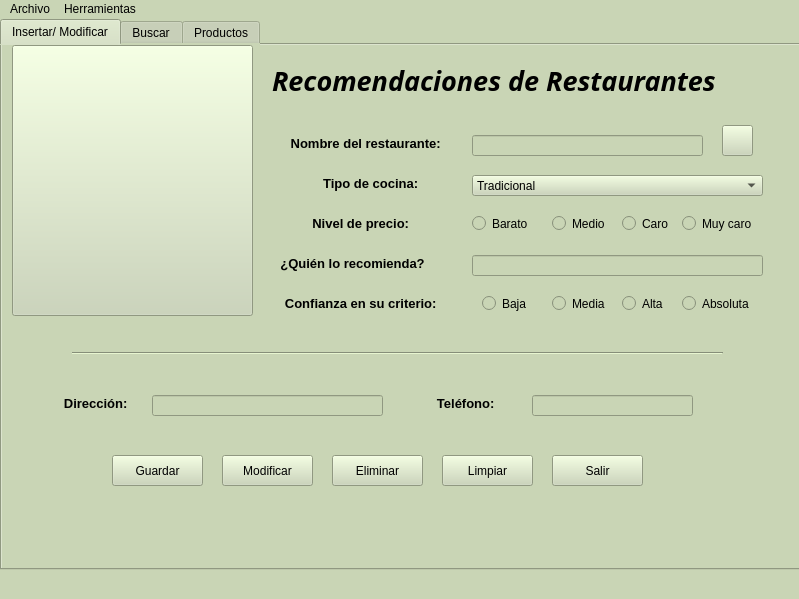
<?xml version="1.0" encoding="UTF-8"?>
<ui version="4.0">
 <class>Proxecto1</class>
 <widget class="QMainWindow" name="Proxecto1">
  <property name="geometry">
   <rect>
    <x>0</x>
    <y>0</y>
    <width>799</width>
    <height>599</height>
   </rect>
  </property>
  <property name="windowTitle">
   <string>Proxecto1</string>
  </property>
  <property name="styleSheet">
   <string notr="true">background-color:#C9D5B5</string>
  </property>
  <widget class="QWidget" name="centralwidget">
   <widget class="QTabWidget" name="tabWidget">
    <property name="geometry">
     <rect>
      <x>0</x>
      <y>0</y>
      <width>821</width>
      <height>551</height>
     </rect>
    </property>
    <property name="styleSheet">
     <string notr="true"/>
    </property>
    <property name="currentIndex">
     <number>0</number>
    </property>
    <property name="iconSize">
     <size>
      <width>50</width>
      <height>50</height>
     </size>
    </property>
    <widget class="QWidget" name="tabInsertar">
     <attribute name="title">
      <string>Insertar/ Modificar</string>
     </attribute>
     <widget class="QPushButton" name="altaRest">
      <property name="geometry">
       <rect>
        <x>110</x>
        <y>410</y>
        <width>91</width>
        <height>31</height>
       </rect>
      </property>
      <property name="text">
       <string>Guardar</string>
      </property>
      <property name="icon">
       <iconset>
        <normaloff>../RecomendacionsRestaurantes/guardar.jpg</normaloff>../RecomendacionsRestaurantes/guardar.jpg</iconset>
      </property>
     </widget>
     <widget class="QPushButton" name="salir_2">
      <property name="geometry">
       <rect>
        <x>550</x>
        <y>410</y>
        <width>91</width>
        <height>31</height>
       </rect>
      </property>
      <property name="text">
       <string>Salir</string>
      </property>
      <property name="icon">
       <iconset>
        <normaloff>../RecomendacionsRestaurantes/salir.jpg</normaloff>../RecomendacionsRestaurantes/salir.jpg</iconset>
      </property>
     </widget>
     <widget class="QPushButton" name="modificar">
      <property name="geometry">
       <rect>
        <x>220</x>
        <y>410</y>
        <width>91</width>
        <height>31</height>
       </rect>
      </property>
      <property name="text">
       <string>Modificar</string>
      </property>
      <property name="icon">
       <iconset>
        <normaloff>../RecomendacionsRestaurantes/modificar.png</normaloff>../RecomendacionsRestaurantes/modificar.png</iconset>
      </property>
     </widget>
     <widget class="QPushButton" name="eliminar">
      <property name="geometry">
       <rect>
        <x>330</x>
        <y>410</y>
        <width>91</width>
        <height>31</height>
       </rect>
      </property>
      <property name="text">
       <string>Eliminar</string>
      </property>
      <property name="icon">
       <iconset>
        <normaloff>../RecomendacionsRestaurantes/eliminar.png</normaloff>../RecomendacionsRestaurantes/eliminar.png</iconset>
      </property>
     </widget>
     <widget class="QPushButton" name="limpiar">
      <property name="geometry">
       <rect>
        <x>440</x>
        <y>410</y>
        <width>91</width>
        <height>31</height>
       </rect>
      </property>
      <property name="text">
       <string>Limpiar</string>
      </property>
      <property name="icon">
       <iconset>
        <normaloff>../RecomendacionsRestaurantes/refresh.png</normaloff>../RecomendacionsRestaurantes/refresh.png</iconset>
      </property>
     </widget>
     <widget class="QLabel" name="mensajes">
      <property name="geometry">
       <rect>
        <x>250</x>
        <y>470</y>
        <width>271</width>
        <height>31</height>
       </rect>
      </property>
      <property name="font">
       <font>
        <weight>75</weight>
        <bold>true</bold>
       </font>
      </property>
      <property name="layoutDirection">
       <enum>Qt::LeftToRight</enum>
      </property>
      <property name="text">
       <string/>
      </property>
      <property name="alignment">
       <set>Qt::AlignCenter</set>
      </property>
     </widget>
     <widget class="QLabel" name="telefonoLabel">
      <property name="geometry">
       <rect>
        <x>430</x>
        <y>350</y>
        <width>71</width>
        <height>16</height>
       </rect>
      </property>
      <property name="baseSize">
       <size>
        <width>0</width>
        <height>0</height>
       </size>
      </property>
      <property name="layoutDirection">
       <enum>Qt::LeftToRight</enum>
      </property>
      <property name="autoFillBackground">
       <bool>false</bool>
      </property>
      <property name="frameShadow">
       <enum>QFrame::Plain</enum>
      </property>
      <property name="text">
       <string>&lt;html&gt;&lt;head/&gt;&lt;body&gt;&lt;p&gt;&lt;span style=&quot; font-size:10pt; font-weight:600;&quot;&gt;Teléfono: &lt;/span&gt;&lt;/p&gt;&lt;/body&gt;&lt;/html&gt;</string>
      </property>
      <property name="textFormat">
       <enum>Qt::RichText</enum>
      </property>
      <property name="alignment">
       <set>Qt::AlignBottom|Qt::AlignHCenter</set>
      </property>
     </widget>
     <widget class="QComboBox" name="tipoCocina">
      <property name="geometry">
       <rect>
        <x>470</x>
        <y>130</y>
        <width>291</width>
        <height>21</height>
       </rect>
      </property>
      <item>
       <property name="text">
        <string>Tradicional</string>
       </property>
      </item>
      <item>
       <property name="text">
        <string>Fusión</string>
       </property>
      </item>
      <item>
       <property name="text">
        <string>Alta cocina</string>
       </property>
      </item>
      <item>
       <property name="text">
        <string>Asiática</string>
       </property>
      </item>
      <item>
       <property name="text">
        <string>Italiana</string>
       </property>
      </item>
      <item>
       <property name="text">
        <string>Mexicana</string>
       </property>
      </item>
     </widget>
     <widget class="QLabel" name="titulo">
      <property name="geometry">
       <rect>
        <x>270</x>
        <y>-40</y>
        <width>491</width>
        <height>151</height>
       </rect>
      </property>
      <property name="font">
       <font>
        <family>SimSun-ExtB</family>
        <pointsize>20</pointsize>
        <weight>75</weight>
        <italic>true</italic>
        <bold>true</bold>
       </font>
      </property>
      <property name="text">
       <string>Recomendaciones de Restaurantes</string>
      </property>
     </widget>
     <widget class="QPushButton" name="logo">
      <property name="geometry">
       <rect>
        <x>10</x>
        <y>0</y>
        <width>241</width>
        <height>271</height>
       </rect>
      </property>
      <property name="text">
       <string/>
      </property>
      <property name="icon">
       <iconset>
        <normaloff>../RecomendacionsRestaurantes/rest2.png</normaloff>../RecomendacionsRestaurantes/rest2.png</iconset>
      </property>
      <property name="iconSize">
       <size>
        <width>200</width>
        <height>200</height>
       </size>
      </property>
     </widget>
     <widget class="QLineEdit" name="nombre">
      <property name="geometry">
       <rect>
        <x>470</x>
        <y>90</y>
        <width>231</width>
        <height>21</height>
       </rect>
      </property>
     </widget>
     <widget class="QLabel" name="confianzaLabel">
      <property name="geometry">
       <rect>
        <x>280</x>
        <y>250</y>
        <width>161</width>
        <height>16</height>
       </rect>
      </property>
      <property name="baseSize">
       <size>
        <width>0</width>
        <height>0</height>
       </size>
      </property>
      <property name="layoutDirection">
       <enum>Qt::LeftToRight</enum>
      </property>
      <property name="autoFillBackground">
       <bool>false</bool>
      </property>
      <property name="frameShadow">
       <enum>QFrame::Plain</enum>
      </property>
      <property name="text">
       <string>&lt;html&gt;&lt;head/&gt;&lt;body&gt;&lt;p&gt;&lt;span style=&quot; font-size:10pt; font-weight:600;&quot;&gt;Confianza en su criterio: &lt;/span&gt;&lt;/p&gt;&lt;/body&gt;&lt;/html&gt;</string>
      </property>
      <property name="textFormat">
       <enum>Qt::RichText</enum>
      </property>
      <property name="alignment">
       <set>Qt::AlignBottom|Qt::AlignHCenter</set>
      </property>
     </widget>
     <widget class="QLabel" name="nombreLabel">
      <property name="geometry">
       <rect>
        <x>280</x>
        <y>90</y>
        <width>171</width>
        <height>16</height>
       </rect>
      </property>
      <property name="baseSize">
       <size>
        <width>0</width>
        <height>0</height>
       </size>
      </property>
      <property name="layoutDirection">
       <enum>Qt::LeftToRight</enum>
      </property>
      <property name="autoFillBackground">
       <bool>false</bool>
      </property>
      <property name="frameShadow">
       <enum>QFrame::Plain</enum>
      </property>
      <property name="text">
       <string>&lt;html&gt;&lt;head/&gt;&lt;body&gt;&lt;p&gt;&lt;span style=&quot; font-size:10pt; font-weight:600;&quot;&gt;Nombre del restaurante: &lt;/span&gt;&lt;/p&gt;&lt;/body&gt;&lt;/html&gt;</string>
      </property>
      <property name="textFormat">
       <enum>Qt::RichText</enum>
      </property>
      <property name="alignment">
       <set>Qt::AlignBottom|Qt::AlignHCenter</set>
      </property>
     </widget>
     <widget class="QLineEdit" name="recomienda">
      <property name="geometry">
       <rect>
        <x>470</x>
        <y>210</y>
        <width>291</width>
        <height>21</height>
       </rect>
      </property>
     </widget>
     <widget class="QLabel" name="direccionLabel">
      <property name="geometry">
       <rect>
        <x>60</x>
        <y>350</y>
        <width>71</width>
        <height>16</height>
       </rect>
      </property>
      <property name="baseSize">
       <size>
        <width>0</width>
        <height>0</height>
       </size>
      </property>
      <property name="layoutDirection">
       <enum>Qt::LeftToRight</enum>
      </property>
      <property name="autoFillBackground">
       <bool>false</bool>
      </property>
      <property name="frameShadow">
       <enum>QFrame::Plain</enum>
      </property>
      <property name="text">
       <string>&lt;html&gt;&lt;head/&gt;&lt;body&gt;&lt;p&gt;&lt;span style=&quot; font-size:10pt; font-weight:600;&quot;&gt;Dirección: &lt;/span&gt;&lt;/p&gt;&lt;/body&gt;&lt;/html&gt;</string>
      </property>
      <property name="textFormat">
       <enum>Qt::RichText</enum>
      </property>
      <property name="alignment">
       <set>Qt::AlignBottom|Qt::AlignHCenter</set>
      </property>
     </widget>
     <widget class="QLabel" name="recomiendaLabel">
      <property name="geometry">
       <rect>
        <x>270</x>
        <y>210</y>
        <width>161</width>
        <height>16</height>
       </rect>
      </property>
      <property name="baseSize">
       <size>
        <width>0</width>
        <height>0</height>
       </size>
      </property>
      <property name="layoutDirection">
       <enum>Qt::LeftToRight</enum>
      </property>
      <property name="autoFillBackground">
       <bool>false</bool>
      </property>
      <property name="frameShadow">
       <enum>QFrame::Plain</enum>
      </property>
      <property name="text">
       <string>&lt;html&gt;&lt;head/&gt;&lt;body&gt;&lt;p&gt;&lt;span style=&quot; font-size:10pt; font-weight:600;&quot;&gt;¿Quién lo recomienda?&lt;/span&gt;&lt;/p&gt;&lt;/body&gt;&lt;/html&gt;</string>
      </property>
      <property name="textFormat">
       <enum>Qt::RichText</enum>
      </property>
      <property name="alignment">
       <set>Qt::AlignBottom|Qt::AlignHCenter</set>
      </property>
     </widget>
     <widget class="QLabel" name="tipoCocinaLabel">
      <property name="geometry">
       <rect>
        <x>290</x>
        <y>130</y>
        <width>161</width>
        <height>16</height>
       </rect>
      </property>
      <property name="baseSize">
       <size>
        <width>0</width>
        <height>0</height>
       </size>
      </property>
      <property name="layoutDirection">
       <enum>Qt::LeftToRight</enum>
      </property>
      <property name="autoFillBackground">
       <bool>false</bool>
      </property>
      <property name="frameShadow">
       <enum>QFrame::Plain</enum>
      </property>
      <property name="text">
       <string>&lt;html&gt;&lt;head/&gt;&lt;body&gt;&lt;p&gt;&lt;span style=&quot; font-size:10pt; font-weight:600;&quot;&gt;Tipo de cocina: &lt;/span&gt;&lt;/p&gt;&lt;/body&gt;&lt;/html&gt;</string>
      </property>
      <property name="textFormat">
       <enum>Qt::RichText</enum>
      </property>
      <property name="alignment">
       <set>Qt::AlignBottom|Qt::AlignHCenter</set>
      </property>
     </widget>
     <widget class="QRadioButton" name="confBaja">
      <property name="geometry">
       <rect>
        <x>480</x>
        <y>250</y>
        <width>72</width>
        <height>17</height>
       </rect>
      </property>
      <property name="text">
       <string>Baja</string>
      </property>
      <attribute name="buttonGroup">
       <string notr="true">elegirConfianza</string>
      </attribute>
     </widget>
     <widget class="QRadioButton" name="confMedia">
      <property name="geometry">
       <rect>
        <x>550</x>
        <y>250</y>
        <width>72</width>
        <height>17</height>
       </rect>
      </property>
      <property name="text">
       <string>Media</string>
      </property>
      <attribute name="buttonGroup">
       <string notr="true">elegirConfianza</string>
      </attribute>
     </widget>
     <widget class="QRadioButton" name="confAlta">
      <property name="geometry">
       <rect>
        <x>620</x>
        <y>250</y>
        <width>72</width>
        <height>17</height>
       </rect>
      </property>
      <property name="text">
       <string>Alta</string>
      </property>
      <attribute name="buttonGroup">
       <string notr="true">elegirConfianza</string>
      </attribute>
     </widget>
     <widget class="QRadioButton" name="confAbsoluta">
      <property name="geometry">
       <rect>
        <x>680</x>
        <y>250</y>
        <width>72</width>
        <height>17</height>
       </rect>
      </property>
      <property name="text">
       <string>Absoluta</string>
      </property>
      <attribute name="buttonGroup">
       <string notr="true">elegirConfianza</string>
      </attribute>
     </widget>
     <widget class="Line" name="line">
      <property name="geometry">
       <rect>
        <x>70</x>
        <y>300</y>
        <width>651</width>
        <height>16</height>
       </rect>
      </property>
      <property name="orientation">
       <enum>Qt::Horizontal</enum>
      </property>
     </widget>
     <widget class="QLineEdit" name="direccion">
      <property name="geometry">
       <rect>
        <x>150</x>
        <y>350</y>
        <width>231</width>
        <height>21</height>
       </rect>
      </property>
     </widget>
     <widget class="QLineEdit" name="telefono">
      <property name="geometry">
       <rect>
        <x>530</x>
        <y>350</y>
        <width>161</width>
        <height>21</height>
       </rect>
      </property>
     </widget>
     <widget class="QLabel" name="precioLabel">
      <property name="geometry">
       <rect>
        <x>280</x>
        <y>170</y>
        <width>161</width>
        <height>16</height>
       </rect>
      </property>
      <property name="baseSize">
       <size>
        <width>0</width>
        <height>0</height>
       </size>
      </property>
      <property name="layoutDirection">
       <enum>Qt::LeftToRight</enum>
      </property>
      <property name="autoFillBackground">
       <bool>false</bool>
      </property>
      <property name="frameShadow">
       <enum>QFrame::Plain</enum>
      </property>
      <property name="text">
       <string>&lt;html&gt;&lt;head/&gt;&lt;body&gt;&lt;p&gt;&lt;span style=&quot; font-size:10pt; font-weight:600;&quot;&gt;Nivel de precio: &lt;/span&gt;&lt;/p&gt;&lt;/body&gt;&lt;/html&gt;</string>
      </property>
      <property name="textFormat">
       <enum>Qt::RichText</enum>
      </property>
      <property name="alignment">
       <set>Qt::AlignBottom|Qt::AlignHCenter</set>
      </property>
     </widget>
     <widget class="QRadioButton" name="precioBarato">
      <property name="geometry">
       <rect>
        <x>470</x>
        <y>170</y>
        <width>72</width>
        <height>17</height>
       </rect>
      </property>
      <property name="text">
       <string>Barato</string>
      </property>
      <attribute name="buttonGroup">
       <string notr="true">elegirPrecio</string>
      </attribute>
     </widget>
     <widget class="QRadioButton" name="precioMedio">
      <property name="geometry">
       <rect>
        <x>550</x>
        <y>170</y>
        <width>72</width>
        <height>17</height>
       </rect>
      </property>
      <property name="text">
       <string>Medio</string>
      </property>
      <attribute name="buttonGroup">
       <string notr="true">elegirPrecio</string>
      </attribute>
     </widget>
     <widget class="QRadioButton" name="precioCaro">
      <property name="geometry">
       <rect>
        <x>620</x>
        <y>170</y>
        <width>72</width>
        <height>17</height>
       </rect>
      </property>
      <property name="text">
       <string>Caro</string>
      </property>
      <attribute name="buttonGroup">
       <string notr="true">elegirPrecio</string>
      </attribute>
     </widget>
     <widget class="QRadioButton" name="precioMuyCaro">
      <property name="geometry">
       <rect>
        <x>680</x>
        <y>170</y>
        <width>72</width>
        <height>17</height>
       </rect>
      </property>
      <property name="text">
       <string>Muy caro</string>
      </property>
      <attribute name="buttonGroup">
       <string notr="true">elegirPrecio</string>
      </attribute>
     </widget>
     <widget class="QPushButton" name="buscar">
      <property name="geometry">
       <rect>
        <x>720</x>
        <y>80</y>
        <width>31</width>
        <height>31</height>
       </rect>
      </property>
      <property name="text">
       <string/>
      </property>
      <property name="icon">
       <iconset>
        <normaloff>../InterfazPython1/lupa.jpg</normaloff>../InterfazPython1/lupa.jpg</iconset>
      </property>
      <property name="iconSize">
       <size>
        <width>40</width>
        <height>40</height>
       </size>
      </property>
     </widget>
    </widget>
    <widget class="QWidget" name="tabBuscar">
     <attribute name="title">
      <string>Buscar</string>
     </attribute>
     <widget class="QPushButton" name="buscarNombre">
      <property name="geometry">
       <rect>
        <x>650</x>
        <y>20</y>
        <width>31</width>
        <height>31</height>
       </rect>
      </property>
      <property name="text">
       <string/>
      </property>
      <property name="icon">
       <iconset>
        <normaloff>../InterfazPython1/lupa.jpg</normaloff>../InterfazPython1/lupa.jpg</iconset>
      </property>
      <property name="iconSize">
       <size>
        <width>40</width>
        <height>40</height>
       </size>
      </property>
     </widget>
     <widget class="QTableWidget" name="tablaRestaurantes">
      <property name="geometry">
       <rect>
        <x>0</x>
        <y>180</y>
        <width>791</width>
        <height>311</height>
       </rect>
      </property>
      <property name="layoutDirection">
       <enum>Qt::LeftToRight</enum>
      </property>
      <property name="sizeAdjustPolicy">
       <enum>QAbstractScrollArea::AdjustIgnored</enum>
      </property>
      <property name="alternatingRowColors">
       <bool>false</bool>
      </property>
      <column>
       <property name="text">
        <string>Nombre</string>
       </property>
       <property name="font">
        <font>
         <weight>75</weight>
         <bold>true</bold>
        </font>
       </property>
       <property name="textAlignment">
        <set>AlignCenter</set>
       </property>
      </column>
      <column>
       <property name="text">
        <string>Tipo</string>
       </property>
       <property name="font">
        <font>
         <weight>75</weight>
         <bold>true</bold>
        </font>
       </property>
       <property name="textAlignment">
        <set>AlignCenter</set>
       </property>
      </column>
      <column>
       <property name="text">
        <string>Precio</string>
       </property>
       <property name="font">
        <font>
         <weight>75</weight>
         <bold>true</bold>
        </font>
       </property>
       <property name="textAlignment">
        <set>AlignCenter</set>
       </property>
      </column>
      <column>
       <property name="text">
        <string>Recomendador</string>
       </property>
       <property name="font">
        <font>
         <weight>75</weight>
         <bold>true</bold>
        </font>
       </property>
       <property name="textAlignment">
        <set>AlignCenter</set>
       </property>
      </column>
      <column>
       <property name="text">
        <string>Confianza</string>
       </property>
       <property name="font">
        <font>
         <weight>75</weight>
         <bold>true</bold>
        </font>
       </property>
       <property name="textAlignment">
        <set>AlignCenter</set>
       </property>
      </column>
      <column>
       <property name="text">
        <string>Dirección</string>
       </property>
       <property name="font">
        <font>
         <weight>75</weight>
         <bold>true</bold>
        </font>
       </property>
       <property name="textAlignment">
        <set>AlignCenter</set>
       </property>
      </column>
      <column>
       <property name="text">
        <string>Teléfono</string>
       </property>
       <property name="font">
        <font>
         <weight>75</weight>
         <bold>true</bold>
        </font>
       </property>
       <property name="textAlignment">
        <set>AlignCenter</set>
       </property>
      </column>
     </widget>
     <widget class="QPushButton" name="logo_2">
      <property name="geometry">
       <rect>
        <x>0</x>
        <y>10</y>
        <width>161</width>
        <height>161</height>
       </rect>
      </property>
      <property name="text">
       <string/>
      </property>
      <property name="icon">
       <iconset>
        <normaloff>../RecomendacionsRestaurantes/rest2.png</normaloff>../RecomendacionsRestaurantes/rest2.png</iconset>
      </property>
      <property name="iconSize">
       <size>
        <width>150</width>
        <height>150</height>
       </size>
      </property>
     </widget>
     <widget class="QLabel" name="nombreLabel2">
      <property name="geometry">
       <rect>
        <x>190</x>
        <y>30</y>
        <width>171</width>
        <height>16</height>
       </rect>
      </property>
      <property name="baseSize">
       <size>
        <width>0</width>
        <height>0</height>
       </size>
      </property>
      <property name="layoutDirection">
       <enum>Qt::LeftToRight</enum>
      </property>
      <property name="autoFillBackground">
       <bool>false</bool>
      </property>
      <property name="frameShadow">
       <enum>QFrame::Plain</enum>
      </property>
      <property name="text">
       <string>&lt;html&gt;&lt;head/&gt;&lt;body&gt;&lt;p&gt;&lt;span style=&quot; font-size:10pt; font-weight:600;&quot;&gt;Buscar por nombre: &lt;/span&gt;&lt;/p&gt;&lt;/body&gt;&lt;/html&gt;</string>
      </property>
      <property name="textFormat">
       <enum>Qt::RichText</enum>
      </property>
      <property name="alignment">
       <set>Qt::AlignBottom|Qt::AlignHCenter</set>
      </property>
     </widget>
     <widget class="QLineEdit" name="nombre2">
      <property name="geometry">
       <rect>
        <x>360</x>
        <y>30</y>
        <width>271</width>
        <height>21</height>
       </rect>
      </property>
     </widget>
     <widget class="QLabel" name="tipoLabel2">
      <property name="geometry">
       <rect>
        <x>190</x>
        <y>70</y>
        <width>171</width>
        <height>16</height>
       </rect>
      </property>
      <property name="baseSize">
       <size>
        <width>0</width>
        <height>0</height>
       </size>
      </property>
      <property name="layoutDirection">
       <enum>Qt::LeftToRight</enum>
      </property>
      <property name="autoFillBackground">
       <bool>false</bool>
      </property>
      <property name="frameShadow">
       <enum>QFrame::Plain</enum>
      </property>
      <property name="text">
       <string>&lt;html&gt;&lt;head/&gt;&lt;body&gt;&lt;p&gt;&lt;span style=&quot; font-size:10pt; font-weight:600;&quot;&gt;Buscar por tipo: &lt;/span&gt;&lt;/p&gt;&lt;/body&gt;&lt;/html&gt;</string>
      </property>
      <property name="textFormat">
       <enum>Qt::RichText</enum>
      </property>
      <property name="alignment">
       <set>Qt::AlignBottom|Qt::AlignHCenter</set>
      </property>
     </widget>
     <widget class="QComboBox" name="tipoCocina2">
      <property name="geometry">
       <rect>
        <x>360</x>
        <y>70</y>
        <width>271</width>
        <height>21</height>
       </rect>
      </property>
     </widget>
     <widget class="QLabel" name="recomendadorLabel2">
      <property name="geometry">
       <rect>
        <x>180</x>
        <y>110</y>
        <width>181</width>
        <height>16</height>
       </rect>
      </property>
      <property name="baseSize">
       <size>
        <width>0</width>
        <height>0</height>
       </size>
      </property>
      <property name="layoutDirection">
       <enum>Qt::LeftToRight</enum>
      </property>
      <property name="autoFillBackground">
       <bool>false</bool>
      </property>
      <property name="frameShadow">
       <enum>QFrame::Plain</enum>
      </property>
      <property name="text">
       <string>&lt;html&gt;&lt;head/&gt;&lt;body&gt;&lt;p&gt;&lt;span style=&quot; font-size:10pt; font-weight:600;&quot;&gt;Buscar por recomendador: &lt;/span&gt;&lt;/p&gt;&lt;/body&gt;&lt;/html&gt;</string>
      </property>
      <property name="textFormat">
       <enum>Qt::RichText</enum>
      </property>
      <property name="alignment">
       <set>Qt::AlignBottom|Qt::AlignHCenter</set>
      </property>
     </widget>
     <widget class="QPushButton" name="buscarTipo">
      <property name="geometry">
       <rect>
        <x>650</x>
        <y>60</y>
        <width>31</width>
        <height>31</height>
       </rect>
      </property>
      <property name="text">
       <string/>
      </property>
      <property name="icon">
       <iconset>
        <normaloff>../InterfazPython1/lupa.jpg</normaloff>../InterfazPython1/lupa.jpg</iconset>
      </property>
      <property name="iconSize">
       <size>
        <width>40</width>
        <height>40</height>
       </size>
      </property>
     </widget>
     <widget class="QPushButton" name="buscarRecomendador">
      <property name="geometry">
       <rect>
        <x>650</x>
        <y>100</y>
        <width>31</width>
        <height>31</height>
       </rect>
      </property>
      <property name="text">
       <string/>
      </property>
      <property name="icon">
       <iconset>
        <normaloff>../InterfazPython1/lupa.jpg</normaloff>../InterfazPython1/lupa.jpg</iconset>
      </property>
      <property name="iconSize">
       <size>
        <width>40</width>
        <height>40</height>
       </size>
      </property>
     </widget>
     <widget class="QLineEdit" name="recomendador2">
      <property name="geometry">
       <rect>
        <x>360</x>
        <y>110</y>
        <width>271</width>
        <height>21</height>
       </rect>
      </property>
     </widget>
    </widget>
    <widget class="QWidget" name="tabProductos">
     <attribute name="title">
      <string>Productos</string>
     </attribute>
     <widget class="QLineEdit" name="fechaAlta">
      <property name="geometry">
       <rect>
        <x>842</x>
        <y>80</y>
        <width>81</width>
        <height>20</height>
       </rect>
      </property>
     </widget>
     <widget class="QPushButton" name="fecha">
      <property name="geometry">
       <rect>
        <x>940</x>
        <y>70</y>
        <width>31</width>
        <height>31</height>
       </rect>
      </property>
      <property name="text">
       <string/>
      </property>
      <property name="icon">
       <iconset>
        <normalon>../InterfazPython1/calendario.png</normalon>
       </iconset>
      </property>
      <property name="iconSize">
       <size>
        <width>25</width>
        <height>25</height>
       </size>
      </property>
     </widget>
     <widget class="QLabel" name="label">
      <property name="geometry">
       <rect>
        <x>380</x>
        <y>70</y>
        <width>41</width>
        <height>41</height>
       </rect>
      </property>
      <property name="text">
       <string/>
      </property>
      <property name="textFormat">
       <enum>Qt::RichText</enum>
      </property>
     </widget>
    </widget>
   </widget>
   <widget class="QLabel" name="status">
    <property name="geometry">
     <rect>
      <x>40</x>
      <y>506</y>
      <width>71</width>
      <height>20</height>
     </rect>
    </property>
    <property name="text">
     <string/>
    </property>
   </widget>
  </widget>
  <widget class="QMenuBar" name="menubar">
   <property name="geometry">
    <rect>
     <x>0</x>
     <y>0</y>
     <width>799</width>
     <height>21</height>
    </rect>
   </property>
   <widget class="QMenu" name="menuArchivo">
    <property name="title">
     <string>Archivo</string>
    </property>
    <addaction name="actionAbrir"/>
    <addaction name="separator"/>
    <addaction name="salir"/>
   </widget>
   <widget class="QMenu" name="menuHerramientas">
    <property name="title">
     <string>Herramientas</string>
    </property>
    <addaction name="actionCrear_Backup"/>
    <addaction name="actionRecuperar_Backup"/>
    <addaction name="separator"/>
    <addaction name="actionImportar_Excel"/>
   </widget>
   <addaction name="menuArchivo"/>
   <addaction name="menuHerramientas"/>
  </widget>
  <widget class="QStatusBar" name="statusbar"/>
  <action name="salir">
   <property name="text">
    <string>Salir</string>
   </property>
   <property name="shortcut">
    <string>Ctrl+E</string>
   </property>
  </action>
  <action name="toolbarSalir">
   <property name="checkable">
    <bool>false</bool>
   </property>
   <property name="icon">
    <iconset resource="../InterfazPython1/salir.qrc">
     <normaloff>:/newPrefix/salir.jpg</normaloff>:/newPrefix/salir.jpg</iconset>
   </property>
   <property name="text">
    <string/>
   </property>
  </action>
  <action name="toolbarAbrir">
   <property name="icon">
    <iconset resource="../InterfazPython1/abrir.qrc">
     <normaloff>:/newPrefix/carpeta.png</normaloff>:/newPrefix/carpeta.png</iconset>
   </property>
   <property name="text">
    <string/>
   </property>
  </action>
  <action name="toolbarComprimir">
   <property name="icon">
    <iconset resource="../InterfazPython1/comprimir.qrc">
     <normaloff>:/newPrefix/comprimir.jpg</normaloff>:/newPrefix/comprimir.jpg</iconset>
   </property>
   <property name="text">
    <string/>
   </property>
  </action>
  <action name="actionAbrir">
   <property name="text">
    <string>Abrir</string>
   </property>
  </action>
  <action name="actionCrear_Backup">
   <property name="text">
    <string>Crear Backup</string>
   </property>
  </action>
  <action name="actionRecuperar_Backup">
   <property name="text">
    <string>Recuperar Backup</string>
   </property>
  </action>
  <action name="actionImportar_Excel">
   <property name="text">
    <string>Importar desde Excel</string>
   </property>
  </action>
 </widget>
 <resources>
  <include location="../InterfazPython1/salir.qrc"/>
  <include location="../InterfazPython1/comprimir.qrc"/>
  <include location="../InterfazPython1/abrir.qrc"/>
 </resources>
 <connections/>
 <buttongroups>
  <buttongroup name="elegirPrecio"/>
  <buttongroup name="elegirConfianza"/>
 </buttongroups>
</ui>
